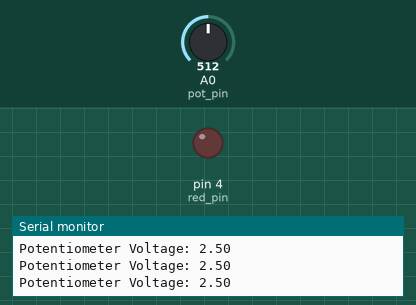
The sketch below on a simulated Arduino Uno, built with avr-gcc and run on an emulated ATmega328P. On the bench: output pins drawn as LEDs (lit = HIGH), the last lines printed to the serial monitor. The test bench sets the inputs (shaded band); at power-on: A0 (pot_pin) = 512.

Above: at 1.3 s.
1.4 s: A0 (pot_pin) set to 805
3.2 s: A0 (pot_pin) set to 836
At 4.8 s:
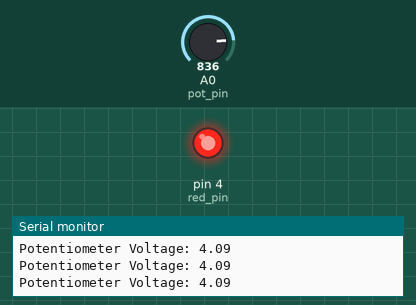
5.5 s: A0 (pot_pin) set to 716
At 6.4 s:
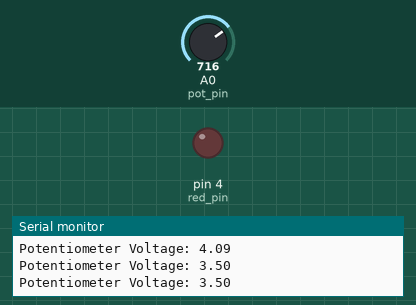
7.5 s: A0 (pot_pin) set to 900
At 9.2 s:
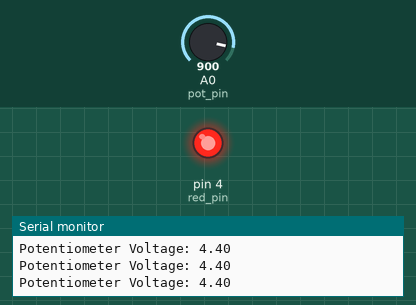
Timing chart, 0 to 10.5 s (numbered marks = the images above; inputs shaded):
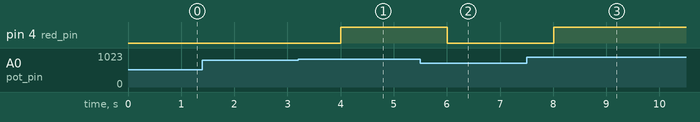

The sketch:

13_If_Statement.ino
```cpp
int red_pin = 4;
int yellow_pin = 7;
int green_pin = 10;
int pot_pin = A0;
int read_value;
float V2;
int slow_delay = 500;
int fast_delay = 5;

void setup() {
  // put your setup code here, to run once:
  Serial.begin(9600);
  pinMode(pot_pin, INPUT);
  pinMode(red_pin, OUTPUT);
}

void loop() {
  // put your main code here, to run repeatedly:
  read_value = analogRead(pot_pin);
  V2 = (read_value * 5.0)/1023;
  Serial.print("Potentiometer Voltage: ");
  Serial.println(V2);
  delay(slow_delay);

  /*
  if (V2 > 4.0) {
    digitalWrite(red_pin, HIGH);
  } else {
    digitalWrite(red_pin, LOW);
  }
  */

  /*
  if (V2 >= 2.0 && V2 <= 3.0) {
    digitalWrite(red_pin, HIGH);
  } else {
    digitalWrite(red_pin, LOW);
  }
  */

  if (V2 < 3.0) {
    digitalWrite(red_pin, LOW);
    digitalWrite(yellow_pin, LOW);
    digitalWrite(green_pin, HIGH);
  }
  if (V2 >= 3.0 && V2 <= 4.0) {
    digitalWrite(red_pin, LOW);
    digitalWrite(yellow_pin, HIGH);
    digitalWrite(green_pin, LOW);
  }
  if (V2 > 4.0) {
    digitalWrite(red_pin, HIGH);
    digitalWrite(yellow_pin, LOW);
    digitalWrite(green_pin, LOW);
  }

}


// Three LEDs (three pin modes and three resistors)
// Hook up green LED, yellow LED, and red LED
// If voltage < 3V, turn green LED on
// If voltage between 3 and 4V, turn yellow LED on
// If voltage > 4V, turn red LED on
```

Measured:
- the behaviour switches between 818 and 819 on A0 (pot_pin) (found by bisection; images 0 and 1)
- after the input at 3.2 s, pin 4 (red_pin): LOW → HIGH after 0.81 s
- after the input at 5.5 s, pin 4 (red_pin): HIGH → LOW after 0.51 s
- after the input at 7.5 s, pin 4 (red_pin): LOW → HIGH after 0.51 s
